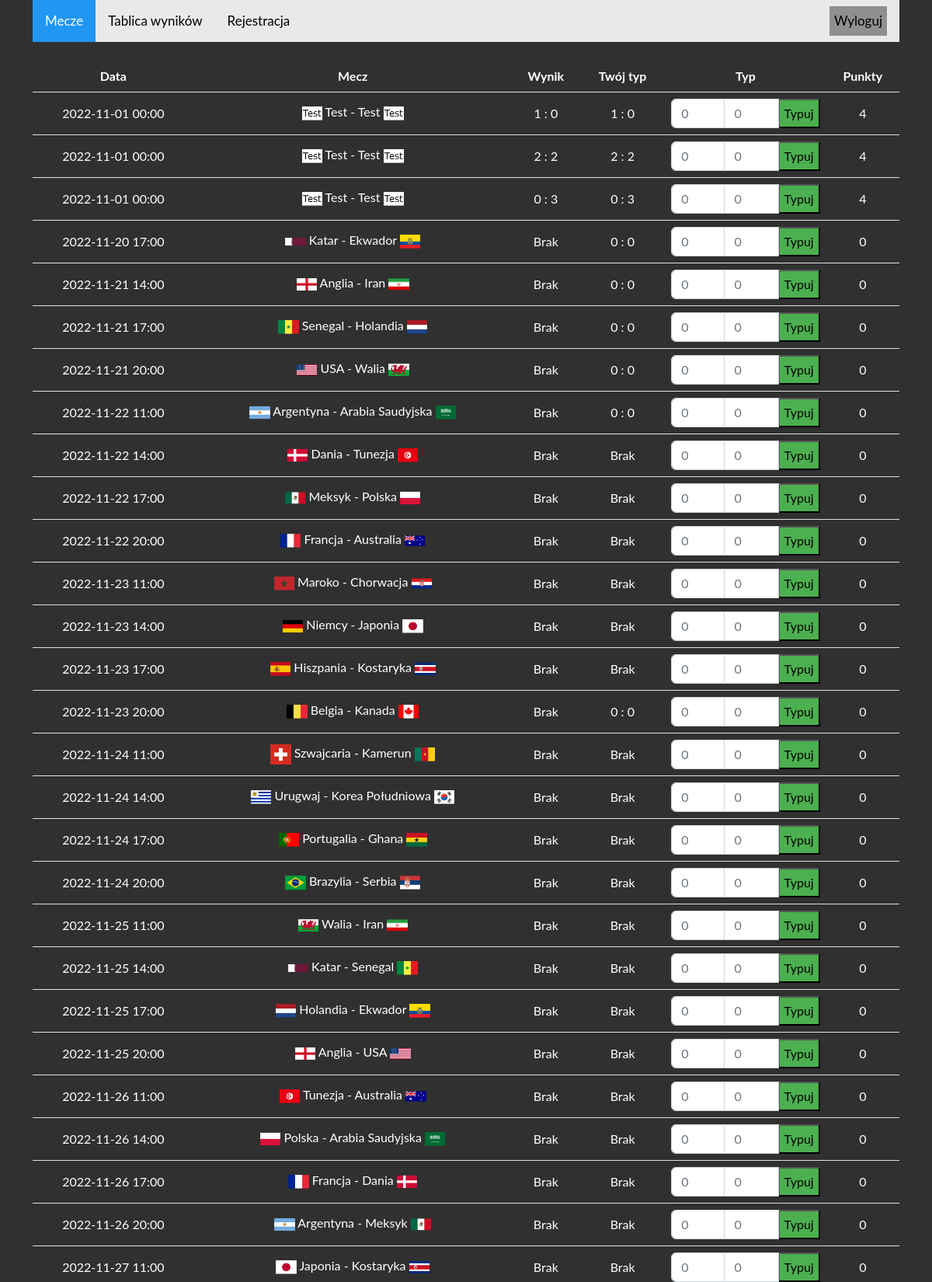
The page / (signed in, upper part) on the database its author committed.
### tables this page shows
CREATE TABLE matches (
id integer PRIMARY KEY AUTOINCREMENT,
date date NOT NULL,
home text NOT NULL,
away text NOT NULL
, home_score int, away_score int);

CREATE TABLE bets (
login varchar(100),
id_match integer,
home_score integer,
away_score integer);

### app.py (the view)
@app.route('/')
def index():
    if not 'user' in session:
        return redirect(url_for('signup'))
    db = get_db()
    query  = """
    select
        t.*,
        --case when date > DATETIME('now') then 1 else 0 end as dostepny,
        1 as dostepny,
        case when t.result = t.result_bet then 1 else 0 end +
        case when (t.home_score = t.home_score_bet)
            and (t.away_score = t.away_score_bet) then 3 else 0 end
        as points

    from	(select
            m.*,
            case
                when m.home_score = m.away_score then 0
                when m.home_score > m.away_score then 1
                when m.home_score < m.away_score then 2
            end result,

            b.home_score as home_score_bet,
            b.away_score as away_score_bet,

            case
                when b.home_score = b.away_score then 0
                when b.home_score > b.away_score then 1
                when b.home_score < b.away_score then 2
            end result_bet

        from matches m

        left join bets b
            on m.id = b.id_match
            and b.login = ?) t
    order by date asc
    """
    c = db.execute(query, [session['user']])
    matches = c.fetchall()
    return render_template('index.html', matches=matches)

### app.py (called while the page is built)
def get_db():
    if not hasattr(g, 'sqlite_db'):
        conn = sqlite3.connect(app_info['db_file'])
        conn.row_factory = sqlite3.Row
        g.sqlite_db = conn
    return g.sqlite_db

### templates/index.html (shortened to what this page needs)
{% extends "base.html" %}
{% block content %}
<table class="table">
    <thead>
    <tr>
    <th scope="col">Data</th>
    <th scope="col">Mecz</th>
    <th scope="col">Wynik</th>
    <th scope="col">Twój typ</th>
    <th scope="col">Typ</th>
    <th scope="col">Punkty</th>
    </tr>
    </thead>
    <tbody>
    {% for m in matches %}
    <tr>
    <td class="td_color">{{ m.date[:-3] }}</td>
    <td>
        <img style="height:80%;" src={{ "/static/flags/" + m.home.replace(' ','_') + ".png" }} />
        {{ m.home + " - " + m.away  }}
        <img style="height:80%;" src={{ "/static/flags/" + m.away.replace(' ','_')  + ".png" }} />
    </td>
    {% if m.home_score is not none %}
    <td>{{ m.home_score|string + " : " + m.away_score|string }}</td>
    {% else %}
    <td>{{ "Brak" }}</td>
    {% endif %}
    {% if m.home_score_bet is not none %}
    <td>{{ m.home_score_bet|string + " : " + m.away_score_bet|string }}</td>
    {% else %}
    <td>{{ "Brak" }}</td>
    {% endif %}
    <td>
        {% if m.dostepny == 1 %}
        <form method="POST" action={{ url_for('typuj_mecz', match_id=m.id) }}>
            <div class="input-group">
                <input class="form-control input-sm" style="width:40px;" type="number" min="0" max="99" placeholder="0" name="home_score">
                <input class="form-control input-sm" style="width:40px;" type="number" min="0" max="99" placeholder="0" name="away_score">
                <button class="typuj_button" type="submit">Typuj</button>
            </div>
        </form>
        {% endif %}
    </td>
    <td>{{ m.points }}</td>
    </tr>
    {% endfor %}
    </tbody>
</table>
{% endblock %}

### templates/base.html (shortened to what this page needs)
<!doctype html>
<html lang="en">
    <head>
        <link href="https://cdn.jsdelivr.net/npm/bootstrap@5.2.2/dist/css/bootstrap.min.css" rel="stylesheet">
        <link rel= "stylesheet" type= "text/css" href= "{{ url_for('static',filename='styles/style.css') }}">
    </head>
    <body>
        <div class="container">
        {% include "navbar.html" %}
        <br>
        {% block content %}
        {% endblock %}
        </div>
    </body>
</html>

### templates/navbar.html
<div class="topnav">
    <a class="active" href="{{ url_for('index') }}">Mecze</a>
    <a href="{{ url_for('leaderboard') }}">Tablica wyników</a>
    <a href="{{ url_for('signup') }}">Rejestracja</a>
    <div class="login-container">
      {% if 'user' in session %}
      <form method="POST" action={{ url_for('logout') }}>
        <button type="submit">Wyloguj</button>
      </form>
      {% else %}
      <form method="POST" action={{ url_for('login') }}>
        <input type="text" placeholder="Login" name="login">
        <input type="password" placeholder="Hasło" name="psw">
        <button type="submit">Zaloguj</button>
      </form>
      {% endif %}
    </div>
  </div>

### static/styles/style.css (style rules this page uses)
body { background: #303030; color: #ffffff; font-family: 'Lato', sans-serif; }
.table { color: #ffffff; margin: auto; text-align: center; vertical-align: middle; }
.table td { height: 50px; }
.container { background-color: #303030; }
.typuj_button { background-color: #4CAF50; }
* { box-sizing: border-box; }
.topnav { overflow: hidden; background-color: #e9e9e9; }
.topnav a { float: left; display: block; color: black; text-align: center; padding: 14px 16px; text-decoration: none; font-size: 17px; }
.topnav a.active { background-color: #2196F3; color: white; }
.topnav .login-container { float: right; }
.topnav .login-container button { float: right; padding: 6px; margin-top: 8px; margin-right: 16px; margin-left: 4px; background: #8f8f8f;; font-size: 17px; border: none; cursor: pointer; }

### rows shown on the page
matches: date "2022-11-01 00:00", home (picture), home+away "Test - Test", away (picture), home_score "1 : 0", home_score_bet "1 : 0", points "4"
bets: date "2022-11-01 00:00", home (picture), away "Test - Test", away (picture), home_score "2 : 2", home_score_bet "2 : 2", points "4"
bets: date "2022-11-01 00:00", home (picture), away "Test - Test", away (picture), home_score "0 : 3", home_score_bet "0 : 3", points "4"
matches: date "2022-11-20 17:00", home (picture), home+away "Katar - Ekwador", away (picture), value "Brak", home_score_bet "0 : 0", points "0"
matches: date "2022-11-21 14:00", home (picture), home+away "Anglia - Iran", away (picture), value "Brak", home_score_bet "0 : 0", points "0"
matches: date "2022-11-21 17:00", home (picture), home+away "Senegal - Holandia", away (picture), value "Brak", home_score_bet "0 : 0", points "0"
matches: date "2022-11-21 20:00", shows a picture, home+away "USA - Walia", away (picture), value "Brak", home_score_bet "0 : 0", points "0"
matches: date "2022-11-22 11:00", home (picture), home+away "Argentyna - Arabia Saudyjska", value "Brak", home_score_bet "0 : 0", points "0"
matches: date "2022-11-22 14:00", home (picture), home+away "Dania - Tunezja", away (picture), value "Brak", points "0"
matches: date "2022-11-22 17:00", home (picture), home+away "Meksyk - Polska", away (picture), value "Brak", points "0"
matches: date "2022-11-22 20:00", home (picture), home+away "Francja - Australia", away (picture), value "Brak", points "0"
matches: date "2022-11-23 11:00", home (picture), home+away "Maroko - Chorwacja", away (picture), value "Brak", points "0"
matches: date "2022-11-23 14:00", home (picture), home+away "Niemcy - Japonia", away (picture), value "Brak", points "0"
matches: date "2022-11-23 17:00", home (picture), home+away "Hiszpania - Kostaryka", away (picture), value "Brak", points "0"
matches: date "2022-11-23 20:00", home (picture), home+away "Belgia - Kanada", away (picture), value "Brak", home_score_bet "0 : 0", points "0"
matches: date "2022-11-24 11:00", home (picture), home+away "Szwajcaria - Kamerun", away (picture), value "Brak", points "0"
matches: date "2022-11-24 14:00", home (picture), home+away "Urugwaj - Korea Południowa", shows a picture, value "Brak", points "0"
matches: date "2022-11-24 17:00", home (picture), home+away "Portugalia - Ghana", away (picture), value "Brak", points "0"
matches: date "2022-11-24 20:00", home (picture), home+away "Brazylia - Serbia", away (picture), value "Brak", points "0"
matches: date "2022-11-25 11:00", home (picture), home+away "Walia - Iran", away (picture), value "Brak", points "0"
matches: date "2022-11-25 14:00", home (picture), home+away "Katar - Senegal", away (picture), value "Brak", points "0"
matches: date "2022-11-25 17:00", home (picture), home+away "Holandia - Ekwador", away (picture), value "Brak", points "0"
matches: date "2022-11-25 20:00", home (picture), home+away "Anglia - USA", shows a picture, value "Brak", points "0"
matches: date "2022-11-26 11:00", home (picture), home+away "Tunezja - Australia", away (picture), value "Brak", points "0"
matches: date "2022-11-26 14:00", home (picture), home+away "Polska - Arabia Saudyjska", value "Brak", points "0"
matches: date "2022-11-26 17:00", home (picture), home+away "Francja - Dania", away (picture), value "Brak", points "0"
matches: date "2022-11-26 20:00", home (picture), home+away "Argentyna - Meksyk", away (picture), value "Brak", points "0"
matches: date "2022-11-27 11:00", home (picture), home+away "Japonia - Kostaryka", away (picture), value "Brak", points "0"
